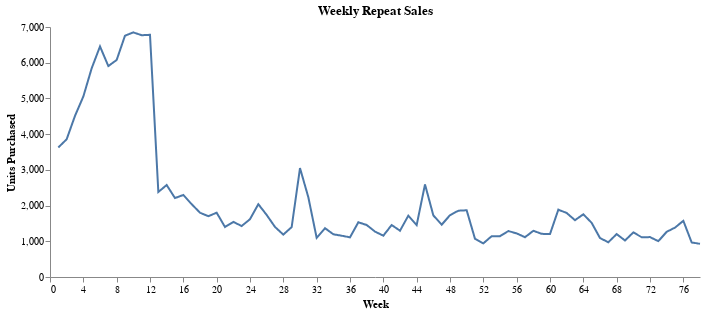

Write notebook code for a chart like this one.
### Markdown cell above
Creating Summaries

### Code cell
# What is the total number of CDs purchased each week?
weeklysales = (
    CDNOW_master
    .with_columns(((pl.col('PurchDay') - 1) // 7 + 1).alias('Week'))
    .group_by('Week')
    .agg(pl.col('Quant').sum())
    .sort('Week')
)

(
    ChartTemp(weeklysales.collect())
    .line_encode(y_col='Quant', y_title='Units Purchased', x_range=78)
    .line_prop('Weekly Repeat Sales')
)

### Figure 1 — Vega-Lite specification as saved in the notebook (floating-point values rounded to 4 significant figures)
{"config": {"view": {"continuousWidth": 300, "continuousHeight": 300, "stroke": null}, "axisX": {"grid": false}, "axisY": {"grid": false}}, "data": {"name": "data-9fa5feda862c820accab3ab42b383098"}, "mark": {"type": "line", "strokeDash": [1, 0], "strokeWidth": 2}, "encoding": {"color": {}, "x": {"axis": {"labelExpr": "datum.value", "title": "Week", "values": [0.0, 4.0, 8.0, 12.0, 16.0, 20.0, 24.0, 28.0, 32.0, 36.0, 40.0, 44.0, 48.0, 52.0, 56.0, 60.0, 64.0, 68.0, 72.0, 76.0]}, "field": "Week", "scale": {"domain": [0, 78]}, "type": "quantitative"}, "y": {"field": "Quant", "scale": {}, "title": "Units Purchased", "type": "quantitative"}}, "height": 250, "title": "Weekly Repeat Sales", "width": 650, "$schema": "https://vega.github.io/schema/vega-lite/v5.20.1.json", "datasets": {"data-9fa5feda862c820accab3ab42b383098": [{"Week": 1, "Quant": 3627}, {"Week": 2, "Quant": 3857}, {"Week": 3, "Quant": 4512}, {"Week": 4, "Quant": 5054}, {"Week": 5, "Quant": 5843}, {"Week": 6, "Quant": 6456}, {"Week": 7, "Quant": 5906}, {"Week": 8, "Quant": 6077}, {"Week": 9, "Quant": 6757}, {"Week": 10, "Quant": 6848}, {"Week": 11, "Quant": 6770}, {"Week": 12, "Quant": 6781}, {"Week": 13, "Quant": 2381}, {"Week": 14, "Quant": 2575}, {"Week": 15, "Quant": 2210}, {"Week": 16, "Quant": 2297}, {"Week": 17, "Quant": 2039}, {"Week": 18, "Quant": 1800}, {"Week": 19, "Quant": 1701}, {"Week": 20, "Quant": 1801}, {"Week": 21, "Quant": 1400}, {"Week": 22, "Quant": 1543}, {"Week": 23, "Quant": 1427}, {"Week": 24, "Quant": 1619}, {"Week": 25, "Quant": 2038}, {"Week": 26, "Quant": 1738}, {"Week": 27, "Quant": 1402}, {"Week": 28, "Quant": 1186}, {"Week": 29, "Quant": 1398}, {"Week": 30, "Quant": 3050}, {"Week": 31, "Quant": 2233}, {"Week": 32, "Quant": 1095}, {"Week": 33, "Quant": 1367}, {"Week": 34, "Quant": 1197}, {"Week": 35, "Quant": 1155}, {"Week": 36, "Quant": 1112}, {"Week": 37, "Quant": 1532}, {"Week": 38, "Quant": 1456}, {"Week": 39, "Quant": 1272}, {"Week": 40, "Quant": 1157}, {"Week": 41, "Quant": 1456}, {"Week": 42, "Quant": 1296}, {"Week": 43, "Quant": 1718}, {"Week": 44, "Quant": 1454}, {"Week": 45, "Quant": 2592}, {"Week": 46, "Quant": 1726}, {"Week": 47, "Quant": 1464}, {"Week": 48, "Quant": 1731}, {"Week": 49, "Quant": 1856}, {"Week": 50, "Quant": 1868}, {"Week": 51, "Quant": 1069}, {"Week": 52, "Quant": 942}, {"Week": 53, "Quant": 1143}, {"Week": 54, "Quant": 1142}, {"Week": 55, "Quant": 1287}, {"Week": 56, "Quant": 1221}, {"Week": 57, "Quant": 1114}, {"Week": 58, "Quant": 1294}, {"Week": 59, "Quant": 1209}, {"Week": 60, "Quant": 1202}, {"Week": 61, "Quant": 1885}, {"Week": 62, "Quant": 1793}, {"Week": 63, "Quant": 1591}, {"Week": 64, "Quant": 1756}, {"Week": 65, "Quant": 1516}, {"Week": 66, "Quant": 1090}, {"Week": 67, "Quant": 973}, {"Week": 68, "Quant": 1202}, {"Week": 69, "Quant": 1022}, {"Week": 70, "Quant": 1249}, {"Week": 71, "Quant": 1113}, {"Week": 72, "Quant": 1117}, {"Week": 73, "Quant": 1004}, {"Week": 74, "Quant": 1265}, {"Week": 75, "Quant": 1383}, {"Week": 76, "Quant": 1573}, {"Week": 77, "Quant": 967}, {"Week": 78, "Quant": 929}]}}
